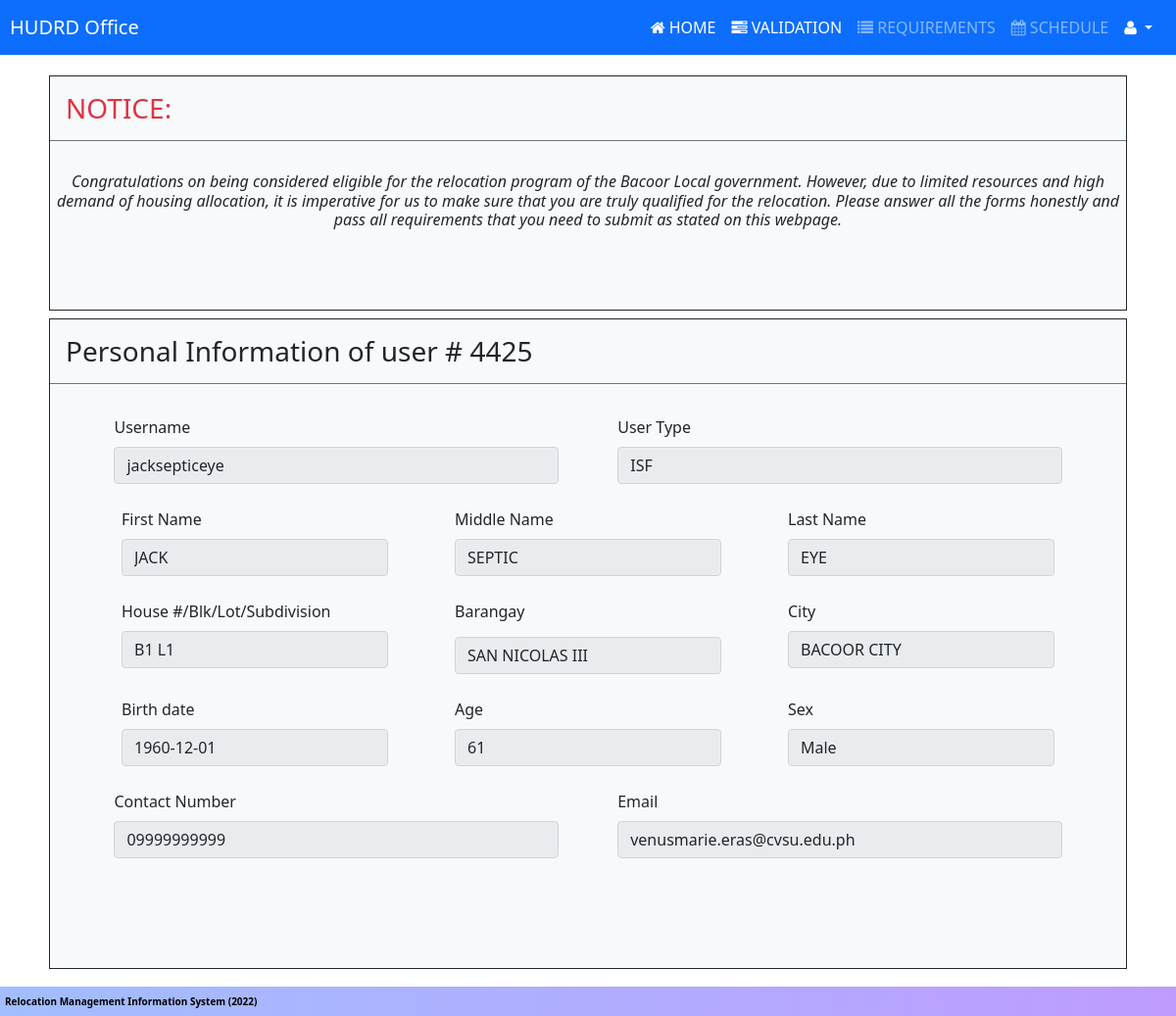
Page /userData/isf/isf-home.php (signed in) on the committed database.
### tables this page shows
CREATE TABLE `tbl_accounts` (
  `acc_id` int(11) NOT NULL AUTO_INCREMENT,
  `user_name` varchar(100) NOT NULL,
  `password` varchar(100) NOT NULL,
  `user_id` int(11) NOT NULL,
  PRIMARY KEY (`acc_id`),
  KEY `fk_acc_user_id` (`user_id`),
  CONSTRAINT `fk_acc_user_id` FOREIGN KEY (`user_id`) REFERENCES `tbl_users` (`user_id`) ON DELETE CASCADE ON UPDATE CASCADE
);

CREATE TABLE `tbl_users` (
  `user_id` int(11) NOT NULL AUTO_INCREMENT,
  `fname` varchar(100) NOT NULL,
  `mname` varchar(100) NOT NULL,
  `lname` varchar(100) NOT NULL,
  `ename` varchar(50) NOT NULL,
  `detailed_add` varchar(100) NOT NULL,
  `barangay` varchar(100) NOT NULL,
  `city` varchar(100) NOT NULL,
  `gender` varchar(255) NOT NULL,
  `age` int(11) NOT NULL,
  `bday` date NOT NULL,
  `contact_no` varchar(50) NOT NULL,
  `email` varchar(100) NOT NULL,
  `resetCode` varchar(10) NOT NULL,
  `user_type` varchar(50) NOT NULL,
  PRIMARY KEY (`user_id`)
);

### userData/isf/isf-home.php (the view, shortened to what this page needs)
<?php include "../../includes/isf-header.php";
?>
<div class="col-lg-11 bg-light col-11 mb-2 mt-2 border border-1 border-dark ms-auto me-auto" style="min-height: 30vh; ">
    <h3 class="p-3 text-danger border border-start-0 border-end-0 border-top-0 border-bottom border-1 border-secondary">
        NOTICE:</h3>
    <br>
    <div class="text-center">
        <h6><i>Congratulations on being considered eligible for the relocation program of the Bacoor Local government.
                However, due to limited resources and high demand of housing allocation, it is imperative for us to make
                sure that you are truly qualified for the relocation. Please answer all the forms honestly and pass all
                requirements that you need to submit as stated on this webpage. </i></h6>
    </div>
</div>
<?php
require_once '../../includes/conn.php';
$username = $_SESSION['username'];
$query = $conn->query("SELECT * FROM tbl_users INNER JOIN tbl_accounts ON tbl_users.user_id = tbl_accounts.user_id WHERE tbl_accounts.user_name = '$username'");
if (mysqli_num_rows($query) > 0) {
    while ($row = mysqli_fetch_array($query)) :
?>
<div class="col-lg-11 bg-light col-11 mb-2 mt-2 border border-1 border-dark ms-auto me-auto" style="min-height: 83vh; ">
    <h3 class="p-3 border border-start-0 border-end-0 border-top-0 border-bottom border-1 border-secondary">
        Personal Information of user # <?php echo $row['user_id'] ?></h3>
    <br>
    <div class=" justify-content-evenly form-row text-start">
        <div class="form-group col-5 ">
            <label class=" form-label" for="">Username</label>
            <input class="form-control" readonly type="text" value="<?php echo $row['user_name'] ?>">
        </div>
        <div class="form-group col-5 ">
            <label class=" form-label" for="">User Type</label>
            <input class="form-control" readonly type="text" value="<?php echo $row['user_type'] ?>">
        </div>
    </div>
    <br>
    <div class=" justify-content-evenly form-row text-start">
        <div class="form-group col-10 col-sm-10 col-md-3 col-lg-3 ">
            <label class=" form-label" for="">First Name</label>
            <input class="form-control" readonly type="text" value="<?php echo $row['fname'] ?>">
        </div>
        <div class="form-group col-10 col-sm-10 col-md-3 col-lg-3 ">
            <label class=" form-label" for="">Middle Name</label>
            <input class="form-control" readonly type="text" value="<?php echo $row['mname'] ?>">
        </div>
        <div class="form-group col-10 col-sm-10 col-md-3 col-lg-3 ">
            <label class=" form-label" for="">Last Name</label>
            <input class="form-control" readonly type="text" value="<?php echo $row['lname'] ?>">
        </div>
    </div>
    <br>
    <div class="form-row justify-content-evenly text-start">
        <div class="form-group col-10 col-sm-10 col-md-3 col-lg-3 ">
            <label class=" form-label" for="">House #/Blk/Lot/Subdivision</label>
            <input class="form-control" readonly type="text" value="<?php echo $row['detailed_add'] ?>">
        </div>
        <div class="form-group col-10 col-sm-10 col-md-3 col-lg-3 ">
            <label style="overflow: hidden;" class=" form-label" for="">Barangay</label>
            <input class="form-control" readonly type="text" value="<?php echo $row['barangay'] ?>">
        </div>
        <div class="form-group col-10 col-sm-10 col-md-3 col-lg-3 ">
            <label class=" form-label" for="">City</label>
            <input class="form-control" readonly type="text" value="<?php echo $row['city'] ?>">
        </div>
    </div>
    <br>
    <div class="form-row justify-content-evenly text-start">
        <div class="form-group col-3 ">
            <label class=" form-label" for="">Birth date</label>
            <input class="form-control" readonly type="text" value="<?php echo $row['bday'] ?>">
        </div>
        <div class="form-group col-3 ">
            <label class=" form-label" for="">Age</label>
            <input class="form-control" readonly type="text" value="<?php echo $row['age'] ?>">
        </div>
        <div class="form-group col-3 ">
            <label class=" form-label" for="">Sex</label>
            <input class="form-control" readonly type="text" value="<?php echo $row['gender'] ?>">
        </div>
    </div>
    <br>
    <div class="form-row justify-content-evenly text-start">
        <div class="form-group col-10 col-sm-5 col-md-5 col-lg-5 ">
            <label class=" form-label" for="">Contact Number</label>
            <input class="form-control" readonly type="text" value="<?php echo $row['contact_no'] ?>">
        </div>
        <div class="form-group col-10 col-sm-5 col-md-5 col-lg-5  ">
            <label class=" form-label" for="">Email</label>
            <input class="form-control" readonly type="text" value="<?php echo $row['email'] ?>">
        </div>
    </div>
    <br>
    <br>
    <br>
</div>
<?php
    endwhile;
} else {
    echo '<h3 class=" text-danger text-center">
                    NO RECORDS FOUND
                    </h3>';
}
?>
<?php include "../../includes/footer.php" ?>

### css/navAndFoot.css (style rules this page uses)
body { font-family: "Franklin Gothic Medium", "Arial Narrow", Arial, sans-serif; height: auto; padding-top: 4.3rem; padding-bottom: 2.5rem; }

### css/header.css (style rules this page uses)
.form-group { margin-bottom: 1 rem; }
.form-row { display: flex; flex-wrap: wrap; margin-right: 5px; margin-left: 5px; }

### rows in the picture
tbl_accounts: user "4425", user_name "jacksepticeye", user.user_type "ISF", user.fname "JACK", user.mname "SEPTIC", user.lname "EYE", user.detailed_add "B1 L1", user.barangay "SAN NICOLAS III", user.city "BACOOR CITY", user.bday "1960-12-01", user.age "61", user.gender "Male", user.contact_no "09999999999", user.email "venusmarie.eras@cvsu.edu.ph"
